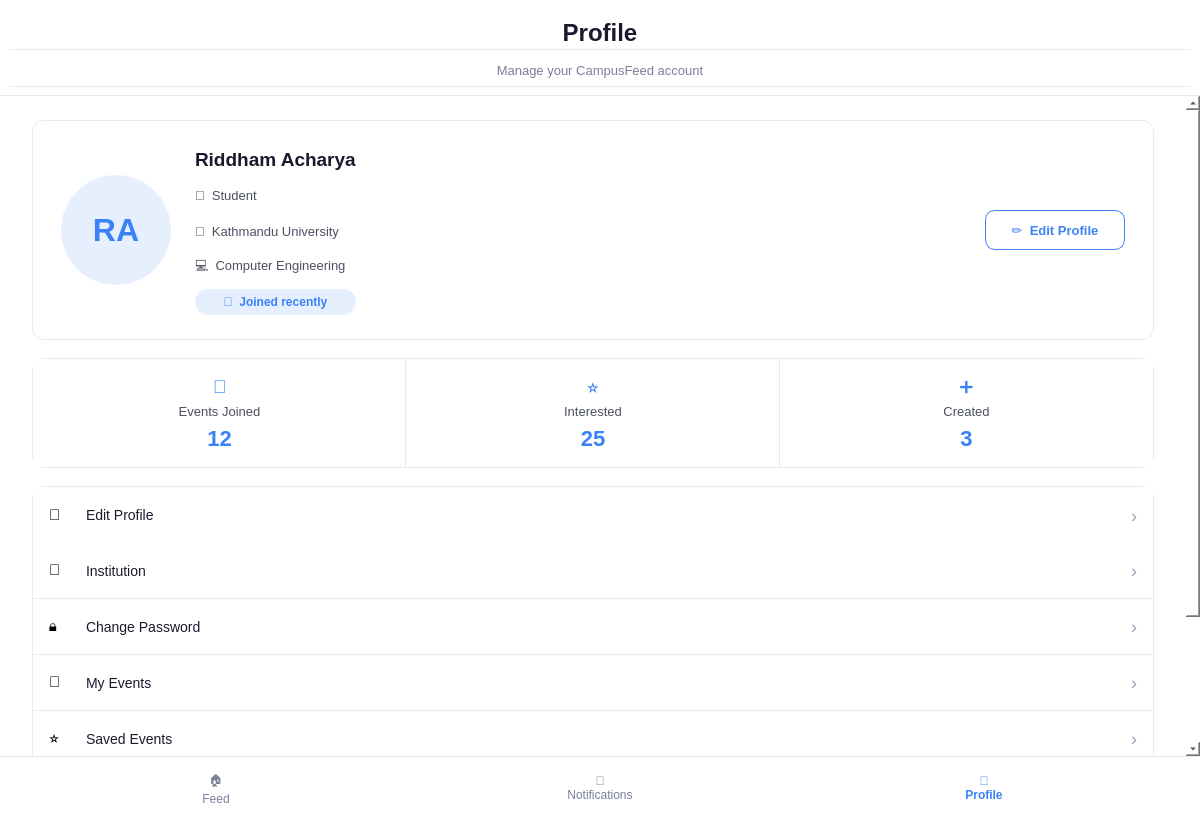
<?xml version="1.0" encoding="UTF-8"?>
<ui version="4.0">
 <class>ProfilePage</class>
 <widget class="QWidget" name="ProfilePage">
  <property name="geometry">
   <rect><x>0</x><y>0</y><width>1200</width><height>820</height></rect>
  </property>
  <property name="minimumSize">
   <size><width>900</width><height>650</height></size>
  </property>
  <property name="windowTitle">
   <string>CampusFeed - Profile</string>
  </property>
  <property name="styleSheet">
   <string notr="true">background-color: #FFFFFF;</string>
  </property>

  <layout class="QVBoxLayout" name="rootLayout">
   <property name="spacing"><number>0</number></property>
   <property name="leftMargin"><number>0</number></property>
   <property name="topMargin"><number>0</number></property>
   <property name="rightMargin"><number>0</number></property>
   <property name="bottomMargin"><number>0</number></property>

   <!-- ===================== HEADER ===================== -->
   <item>
    <widget class="QFrame" name="headerFrame">
     <property name="minimumSize"><size><width>0</width><height>96</height></size></property>
     <property name="maximumSize"><size><width>16777215</width><height>96</height></size></property>
     <property name="styleSheet">
      <string notr="true">border-bottom: 1px solid #E7E9F3;</string>
     </property>
     <layout class="QVBoxLayout" name="headerLayout">
      <property name="spacing"><number>4</number></property>
      <property name="topMargin"><number>16</number></property>
      <item>
       <widget class="QLabel" name="titleLabel">
        <property name="text"><string>Profile</string></property>
        <property name="alignment"><set>Qt::AlignCenter</set></property>
        <property name="styleSheet">
         <string notr="true">font-size: 24px; font-weight: 700; color: #1A1A2E;</string>
        </property>
       </widget>
      </item>
      <item>
       <widget class="QLabel" name="subtitleLabel">
        <property name="text"><string>Manage your CampusFeed account</string></property>
        <property name="alignment"><set>Qt::AlignCenter</set></property>
        <property name="styleSheet">
         <string notr="true">font-size: 13px; color: #7A7F9A;</string>
        </property>
       </widget>
      </item>
     </layout>
    </widget>
   </item>

   <!-- ===================== SCROLLABLE BODY ===================== -->
   <item>
    <widget class="QScrollArea" name="scrollArea">
     <property name="frameShape"><enum>QFrame::NoFrame</enum></property>
     <property name="widgetResizable"><bool>true</bool></property>
     <property name="styleSheet">
      <string notr="true">QScrollArea { border: none; background: transparent; }</string>
     </property>
     <widget class="QWidget" name="scrollAreaWidgetContents">
      <property name="geometry"><rect><x>0</x><y>0</y><width>1160</width><height>760</height></rect></property>
      <property name="styleSheet"><string notr="true">background-color: #FFFFFF;</string></property>

      <layout class="QVBoxLayout" name="bodyLayout">
       <property name="spacing"><number>18</number></property>
       <property name="leftMargin"><number>32</number></property>
       <property name="topMargin"><number>24</number></property>
       <property name="rightMargin"><number>32</number></property>
       <property name="bottomMargin"><number>24</number></property>

       <!-- ============ PROFILE CARD ============ -->
       <item>
        <widget class="QFrame" name="profileCard">
         <property name="minimumSize"><size><width>0</width><height>220</height></size></property>
         <property name="styleSheet">
          <string notr="true">QFrame#profileCard { background-color: #FFFFFF; border: 1px solid #E7E9F3; border-radius: 12px; }</string>
         </property>
         <layout class="QHBoxLayout" name="profileCardLayout">
          <property name="spacing"><number>24</number></property>
          <property name="leftMargin"><number>28</number></property>
          <property name="topMargin"><number>24</number></property>
          <property name="rightMargin"><number>28</number></property>
          <property name="bottomMargin"><number>24</number></property>

          <!-- avatar -->
          <item>
           <widget class="QLabel" name="avatarLabel">
            <property name="minimumSize"><size><width>110</width><height>110</height></size></property>
            <property name="maximumSize"><size><width>110</width><height>110</height></size></property>
            <property name="text"><string>RA</string></property>
            <property name="alignment"><set>Qt::AlignCenter</set></property>
            <property name="styleSheet">
             <string notr="true">background-color: #E6EFFE; color: #3B82F6; border-radius: 55px; font-size: 32px; font-weight: 700;</string>
            </property>
           </widget>
          </item>

          <!-- name / meta / badge -->
          <item>
           <layout class="QVBoxLayout" name="profileInfoLayout">
            <property name="spacing"><number>8</number></property>

            <item>
             <widget class="QLabel" name="nameLabel">
              <property name="text"><string>Riddham Acharya</string></property>
              <property name="styleSheet"><string notr="true">font-size: 19px; font-weight: 700; color: #1A1A2E;</string></property>
             </widget>
            </item>

            <item>
             <widget class="QLabel" name="roleLabel">
              <property name="text"><string>👤  Student</string></property>
              <property name="styleSheet"><string notr="true">font-size: 13px; color: #4B5060;</string></property>
             </widget>
            </item>

            <item>
             <widget class="QLabel" name="universityLabel">
              <property name="text"><string>🏫  Kathmandu University</string></property>
              <property name="styleSheet"><string notr="true">font-size: 13px; color: #4B5060;</string></property>
             </widget>
            </item>

            <item>
             <widget class="QLabel" name="departmentLabel">
              <property name="text"><string>💻  Computer Engineering</string></property>
              <property name="styleSheet"><string notr="true">font-size: 13px; color: #4B5060;</string></property>
             </widget>
            </item>

            <item>
             <widget class="QLabel" name="verifiedBadge">
              <property name="minimumSize"><size><width>0</width><height>26</height></size></property>
              <property name="maximumSize"><size><width>220</width><height>26</height></size></property>
              <property name="text"><string>📅  Joined recently</string></property>
              <property name="alignment"><set>Qt::AlignCenter</set></property>
              <property name="styleSheet">
               <string notr="true">background-color: #E6EFFE; color: #3B82F6; border-radius: 13px; font-size: 12px; font-weight: 600; padding-left: 4px; padding-right: 4px;</string>
              </property>
             </widget>
            </item>

           </layout>
          </item>

          <!-- spacer -->
          <item>
           <spacer name="profileCardSpacer">
            <property name="orientation"><enum>Qt::Horizontal</enum></property>
            <property name="sizeHint"><size><width>40</width><height>20</height></size></property>
           </spacer>
          </item>

          <!-- edit profile button, top aligned -->
          <item>
           <widget class="QPushButton" name="editProfileButton">
            <property name="minimumSize"><size><width>140</width><height>40</height></size></property>
            <property name="maximumSize"><size><width>160</width><height>40</height></size></property>
            <property name="cursor"><cursorShape>PointingHandCursor</cursorShape></property>
            <property name="text"><string>✏  Edit Profile</string></property>
            <property name="styleSheet">
             <string notr="true">QPushButton { background-color: #FFFFFF; color: #3B82F6; border: 1px solid #3B82F6; border-radius: 10px; font-size: 13px; font-weight: 600; }
QPushButton:hover { background-color: #EAF2FE; }</string>
            </property>
           </widget>
          </item>

         </layout>
        </widget>
       </item>

       <!-- ============ STATS ROW ============ -->
       <item>
        <widget class="QFrame" name="statsFrame">
         <property name="minimumSize"><size><width>0</width><height>110</height></size></property>
         <property name="styleSheet">
          <string notr="true">QFrame#statsFrame { background-color: #FFFFFF; border: 1px solid #E7E9F3; border-radius: 12px; }</string>
         </property>
         <layout class="QHBoxLayout" name="statsFrameLayout">
          <property name="spacing"><number>0</number></property>
          <property name="leftMargin"><number>0</number></property>
          <property name="topMargin"><number>0</number></property>
          <property name="rightMargin"><number>0</number></property>
          <property name="bottomMargin"><number>0</number></property>

          <!-- Events Joined -->
          <item>
           <widget class="QFrame" name="statEventsJoined">
            <property name="styleSheet">
             <string notr="true">QFrame#statEventsJoined { border-right: 1px solid #E7E9F3; }</string>
            </property>
            <layout class="QVBoxLayout" name="statEventsJoinedLayout">
             <property name="spacing"><number>4</number></property>
             <property name="topMargin"><number>16</number></property>
             <property name="bottomMargin"><number>16</number></property>
             <item>
              <widget class="QLabel" name="iconEventsJoined">
               <property name="text"><string>📅</string></property>
               <property name="alignment"><set>Qt::AlignCenter</set></property>
               <property name="styleSheet"><string notr="true">font-size: 18px; color: #3B82F6;</string></property>
              </widget>
             </item>
             <item>
              <widget class="QLabel" name="labelEventsJoined">
               <property name="text"><string>Events Joined</string></property>
               <property name="alignment"><set>Qt::AlignCenter</set></property>
               <property name="styleSheet"><string notr="true">font-size: 13px; color: #4B5060;</string></property>
              </widget>
             </item>
             <item>
              <widget class="QLabel" name="valueEventsJoined">
               <property name="text"><string>12</string></property>
               <property name="alignment"><set>Qt::AlignCenter</set></property>
               <property name="styleSheet"><string notr="true">font-size: 22px; font-weight: 700; color: #3B82F6;</string></property>
              </widget>
             </item>
            </layout>
           </widget>
          </item>

          <!-- Interested -->
          <item>
           <widget class="QFrame" name="statInterested">
            <property name="styleSheet">
             <string notr="true">QFrame#statInterested { border-right: 1px solid #E7E9F3; }</string>
            </property>
            <layout class="QVBoxLayout" name="statInterestedLayout">
             <property name="spacing"><number>4</number></property>
             <property name="topMargin"><number>16</number></property>
             <property name="bottomMargin"><number>16</number></property>
             <item>
              <widget class="QLabel" name="iconInterested">
               <property name="text"><string>⭐</string></property>
               <property name="alignment"><set>Qt::AlignCenter</set></property>
               <property name="styleSheet"><string notr="true">font-size: 18px; color: #3B82F6;</string></property>
              </widget>
             </item>
             <item>
              <widget class="QLabel" name="labelInterested">
               <property name="text"><string>Interested</string></property>
               <property name="alignment"><set>Qt::AlignCenter</set></property>
               <property name="styleSheet"><string notr="true">font-size: 13px; color: #4B5060;</string></property>
              </widget>
             </item>
             <item>
              <widget class="QLabel" name="valueInterested">
               <property name="text"><string>25</string></property>
               <property name="alignment"><set>Qt::AlignCenter</set></property>
               <property name="styleSheet"><string notr="true">font-size: 22px; font-weight: 700; color: #3B82F6;</string></property>
              </widget>
             </item>
            </layout>
           </widget>
          </item>

          <!-- Created -->
          <item>
           <widget class="QFrame" name="statCreated">
            <layout class="QVBoxLayout" name="statCreatedLayout">
             <property name="spacing"><number>4</number></property>
             <property name="topMargin"><number>16</number></property>
             <property name="bottomMargin"><number>16</number></property>
             <item>
              <widget class="QLabel" name="iconCreated">
               <property name="text"><string>➕</string></property>
               <property name="alignment"><set>Qt::AlignCenter</set></property>
               <property name="styleSheet"><string notr="true">font-size: 18px; color: #3B82F6;</string></property>
              </widget>
             </item>
             <item>
              <widget class="QLabel" name="labelCreated">
               <property name="text"><string>Created</string></property>
               <property name="alignment"><set>Qt::AlignCenter</set></property>
               <property name="styleSheet"><string notr="true">font-size: 13px; color: #4B5060;</string></property>
              </widget>
             </item>
             <item>
              <widget class="QLabel" name="valueCreated">
               <property name="text"><string>3</string></property>
               <property name="alignment"><set>Qt::AlignCenter</set></property>
               <property name="styleSheet"><string notr="true">font-size: 22px; font-weight: 700; color: #3B82F6;</string></property>
              </widget>
             </item>
            </layout>
           </widget>
          </item>

         </layout>
        </widget>
       </item>

       <!-- ============ ACCOUNT SECTION (grouped list card) ============ -->
       <item>
        <widget class="QFrame" name="accountSectionFrame">
         <property name="styleSheet">
          <string notr="true">QFrame#accountSectionFrame { background-color: #FFFFFF; border: 1px solid #E7E9F3; border-radius: 12px; }</string>
         </property>
         <layout class="QVBoxLayout" name="accountListLayout">
          <property name="spacing"><number>0</number></property>
          <property name="leftMargin"><number>0</number></property>
          <property name="topMargin"><number>0</number></property>
          <property name="rightMargin"><number>0</number></property>
          <property name="bottomMargin"><number>0</number></property>

          <!-- Edit Profile row -->
          <item>
           <widget class="QFrame" name="rowEditProfile">
            <property name="minimumSize"><size><width>0</width><height>56</height></size></property>
            <property name="cursor"><cursorShape>PointingHandCursor</cursorShape></property>
            <property name="styleSheet">
             <string notr="true">QFrame#rowEditProfile { background-color: #FFFFFF; border: none; border-bottom: 1px solid #E7E9F3; }
QFrame#rowEditProfile:hover { background-color: #F7F9FC; }</string>
            </property>
            <layout class="QHBoxLayout" name="rowEditProfileLayout">
             <property name="leftMargin"><number>16</number></property>
             <property name="rightMargin"><number>16</number></property>
             <item>
              <widget class="QLabel" name="iconRowEditProfile">
               <property name="minimumSize"><size><width>22</width><height>22</height></size></property>
               <property name="maximumSize"><size><width>22</width><height>22</height></size></property>
               <property name="text"><string>👤</string></property>
               <property name="styleSheet"><string notr="true">font-size: 15px; border: none;</string></property>
              </widget>
             </item>
             <item>
              <widget class="QLabel" name="textRowEditProfile">
               <property name="text"><string>Edit Profile</string></property>
               <property name="styleSheet"><string notr="true">font-size: 14px; color: #1A1A2E; border: none; padding-left: 6px;</string></property>
              </widget>
             </item>
             <item>
              <spacer name="spacerRowEditProfile">
               <property name="orientation"><enum>Qt::Horizontal</enum></property>
               <property name="sizeHint"><size><width>40</width><height>20</height></size></property>
              </spacer>
             </item>
             <item>
              <widget class="QLabel" name="arrowRowEditProfile">
               <property name="text"><string>›</string></property>
               <property name="styleSheet"><string notr="true">font-size: 18px; color: #9AA0B4; border: none;</string></property>
              </widget>
             </item>
            </layout>
           </widget>
          </item>

          <!-- Institution row -->
          <item>
           <widget class="QFrame" name="rowInstitution">
            <property name="minimumSize"><size><width>0</width><height>56</height></size></property>
            <property name="cursor"><cursorShape>PointingHandCursor</cursorShape></property>
            <property name="styleSheet">
             <string notr="true">QFrame#rowInstitution { background-color: #FFFFFF; border: none; border-bottom: 1px solid #E7E9F3; }
QFrame#rowInstitution:hover { background-color: #F7F9FC; }</string>
            </property>
            <layout class="QHBoxLayout" name="rowInstitutionLayout">
             <property name="leftMargin"><number>16</number></property>
             <property name="rightMargin"><number>16</number></property>
             <item>
              <widget class="QLabel" name="iconRowInstitution">
               <property name="minimumSize"><size><width>22</width><height>22</height></size></property>
               <property name="maximumSize"><size><width>22</width><height>22</height></size></property>
               <property name="text"><string>🏫</string></property>
               <property name="styleSheet"><string notr="true">font-size: 15px; border: none;</string></property>
              </widget>
             </item>
             <item>
              <widget class="QLabel" name="textRowInstitution">
               <property name="text"><string>Institution</string></property>
               <property name="styleSheet"><string notr="true">font-size: 14px; color: #1A1A2E; border: none; padding-left: 6px;</string></property>
              </widget>
             </item>
             <item>
              <spacer name="spacerRowInstitution">
               <property name="orientation"><enum>Qt::Horizontal</enum></property>
               <property name="sizeHint"><size><width>40</width><height>20</height></size></property>
              </spacer>
             </item>
             <item>
              <widget class="QLabel" name="arrowRowInstitution">
               <property name="text"><string>›</string></property>
               <property name="styleSheet"><string notr="true">font-size: 18px; color: #9AA0B4; border: none;</string></property>
              </widget>
             </item>
            </layout>
           </widget>
          </item>

          <!-- Change Password row -->
          <item>
           <widget class="QFrame" name="rowChangePassword">
            <property name="minimumSize"><size><width>0</width><height>56</height></size></property>
            <property name="cursor"><cursorShape>PointingHandCursor</cursorShape></property>
            <property name="styleSheet">
             <string notr="true">QFrame#rowChangePassword { background-color: #FFFFFF; border: none; border-bottom: 1px solid #E7E9F3; }
QFrame#rowChangePassword:hover { background-color: #F7F9FC; }</string>
            </property>
            <layout class="QHBoxLayout" name="rowChangePasswordLayout">
             <property name="leftMargin"><number>16</number></property>
             <property name="rightMargin"><number>16</number></property>
             <item>
              <widget class="QLabel" name="iconRowChangePassword">
               <property name="minimumSize"><size><width>22</width><height>22</height></size></property>
               <property name="maximumSize"><size><width>22</width><height>22</height></size></property>
               <property name="text"><string>🔒</string></property>
               <property name="styleSheet"><string notr="true">font-size: 15px; border: none;</string></property>
              </widget>
             </item>
             <item>
              <widget class="QLabel" name="textRowChangePassword">
               <property name="text"><string>Change Password</string></property>
               <property name="styleSheet"><string notr="true">font-size: 14px; color: #1A1A2E; border: none; padding-left: 6px;</string></property>
              </widget>
             </item>
             <item>
              <spacer name="spacerRowChangePassword">
               <property name="orientation"><enum>Qt::Horizontal</enum></property>
               <property name="sizeHint"><size><width>40</width><height>20</height></size></property>
              </spacer>
             </item>
             <item>
              <widget class="QLabel" name="arrowRowChangePassword">
               <property name="text"><string>›</string></property>
               <property name="styleSheet"><string notr="true">font-size: 18px; color: #9AA0B4; border: none;</string></property>
              </widget>
             </item>
            </layout>
           </widget>
          </item>

          <!-- My Events row -->
          <item>
           <widget class="QFrame" name="rowMyEvents">
            <property name="minimumSize"><size><width>0</width><height>56</height></size></property>
            <property name="cursor"><cursorShape>PointingHandCursor</cursorShape></property>
            <property name="styleSheet">
             <string notr="true">QFrame#rowMyEvents { background-color: #FFFFFF; border: none; border-bottom: 1px solid #E7E9F3; }
QFrame#rowMyEvents:hover { background-color: #F7F9FC; }</string>
            </property>
            <layout class="QHBoxLayout" name="rowMyEventsLayout">
             <property name="leftMargin"><number>16</number></property>
             <property name="rightMargin"><number>16</number></property>
             <item>
              <widget class="QLabel" name="iconRowMyEvents">
               <property name="minimumSize"><size><width>22</width><height>22</height></size></property>
               <property name="maximumSize"><size><width>22</width><height>22</height></size></property>
               <property name="text"><string>📅</string></property>
               <property name="styleSheet"><string notr="true">font-size: 15px; border: none;</string></property>
              </widget>
             </item>
             <item>
              <widget class="QLabel" name="textRowMyEvents">
               <property name="text"><string>My Events</string></property>
               <property name="styleSheet"><string notr="true">font-size: 14px; color: #1A1A2E; border: none; padding-left: 6px;</string></property>
              </widget>
             </item>
             <item>
              <spacer name="spacerRowMyEvents">
               <property name="orientation"><enum>Qt::Horizontal</enum></property>
               <property name="sizeHint"><size><width>40</width><height>20</height></size></property>
              </spacer>
             </item>
             <item>
              <widget class="QLabel" name="arrowRowMyEvents">
               <property name="text"><string>›</string></property>
               <property name="styleSheet"><string notr="true">font-size: 18px; color: #9AA0B4; border: none;</string></property>
              </widget>
             </item>
            </layout>
           </widget>
          </item>

          <!-- Saved Events row -->
          <item>
           <widget class="QFrame" name="rowSavedEvents">
            <property name="minimumSize"><size><width>0</width><height>56</height></size></property>
            <property name="cursor"><cursorShape>PointingHandCursor</cursorShape></property>
            <property name="styleSheet">
             <string notr="true">QFrame#rowSavedEvents { background-color: #FFFFFF; border: none; border-bottom: 1px solid #E7E9F3; }
QFrame#rowSavedEvents:hover { background-color: #F7F9FC; }</string>
            </property>
            <layout class="QHBoxLayout" name="rowSavedEventsLayout">
             <property name="leftMargin"><number>16</number></property>
             <property name="rightMargin"><number>16</number></property>
             <item>
              <widget class="QLabel" name="iconRowSavedEvents">
               <property name="minimumSize"><size><width>22</width><height>22</height></size></property>
               <property name="maximumSize"><size><width>22</width><height>22</height></size></property>
               <property name="text"><string>⭐</string></property>
               <property name="styleSheet"><string notr="true">font-size: 15px; border: none;</string></property>
              </widget>
             </item>
             <item>
              <widget class="QLabel" name="textRowSavedEvents">
               <property name="text"><string>Saved Events</string></property>
               <property name="styleSheet"><string notr="true">font-size: 14px; color: #1A1A2E; border: none; padding-left: 6px;</string></property>
              </widget>
             </item>
             <item>
              <spacer name="spacerRowSavedEvents">
               <property name="orientation"><enum>Qt::Horizontal</enum></property>
               <property name="sizeHint"><size><width>40</width><height>20</height></size></property>
              </spacer>
             </item>
             <item>
              <widget class="QLabel" name="arrowRowSavedEvents">
               <property name="text"><string>›</string></property>
               <property name="styleSheet"><string notr="true">font-size: 18px; color: #9AA0B4; border: none;</string></property>
              </widget>
             </item>
            </layout>
           </widget>
          </item>

          <!-- Settings row (last -> no bottom border) -->
          <item>
           <widget class="QFrame" name="rowSettings">
            <property name="minimumSize"><size><width>0</width><height>56</height></size></property>
            <property name="cursor"><cursorShape>PointingHandCursor</cursorShape></property>
            <property name="styleSheet">
             <string notr="true">QFrame#rowSettings { background-color: #FFFFFF; border: none; }
QFrame#rowSettings:hover { background-color: #F7F9FC; }</string>
            </property>
            <layout class="QHBoxLayout" name="rowSettingsLayout">
             <property name="leftMargin"><number>16</number></property>
             <property name="rightMargin"><number>16</number></property>
             <item>
              <widget class="QLabel" name="iconRowSettings">
               <property name="minimumSize"><size><width>22</width><height>22</height></size></property>
               <property name="maximumSize"><size><width>22</width><height>22</height></size></property>
               <property name="text"><string>⚙</string></property>
               <property name="styleSheet"><string notr="true">font-size: 15px; border: none;</string></property>
              </widget>
             </item>
             <item>
              <widget class="QLabel" name="textRowSettings">
               <property name="text"><string>Settings</string></property>
               <property name="styleSheet"><string notr="true">font-size: 14px; color: #1A1A2E; border: none; padding-left: 6px;</string></property>
              </widget>
             </item>
             <item>
              <spacer name="spacerRowSettings">
               <property name="orientation"><enum>Qt::Horizontal</enum></property>
               <property name="sizeHint"><size><width>40</width><height>20</height></size></property>
              </spacer>
             </item>
             <item>
              <widget class="QLabel" name="arrowRowSettings">
               <property name="text"><string>›</string></property>
               <property name="styleSheet"><string notr="true">font-size: 18px; color: #9AA0B4; border: none;</string></property>
              </widget>
             </item>
            </layout>
           </widget>
          </item>

         </layout>
        </widget>
       </item>

       <!-- ============ LOG OUT BUTTON ============ -->
       <item>
        <widget class="QPushButton" name="logoutButton">
         <property name="minimumSize"><size><width>0</width><height>52</height></size></property>
         <property name="cursor"><cursorShape>PointingHandCursor</cursorShape></property>
         <property name="text"><string>⏎  Log Out</string></property>
         <property name="styleSheet">
          <string notr="true">QPushButton { background-color: #FFFFFF; color: #EF4444; border: 1px solid #EF4444; border-radius: 12px; font-size: 14px; font-weight: 600; }
QPushButton:hover { background-color: #FEF2F2; }</string>
         </property>
        </widget>
       </item>

      </layout>
     </widget>
    </widget>
   </item>

   <!-- ===================== BOTTOM NAVIGATION ===================== -->
   <item>
    <widget class="QFrame" name="bottomNavFrame">
     <property name="minimumSize"><size><width>0</width><height>64</height></size></property>
     <property name="maximumSize"><size><width>16777215</width><height>64</height></size></property>
     <property name="styleSheet">
      <string notr="true">background-color: #FFFFFF; border-top: 1px solid #E7E9F3;</string>
     </property>
     <layout class="QHBoxLayout" name="bottomNavLayout">
      <property name="spacing"><number>0</number></property>
      <property name="leftMargin"><number>24</number></property>
      <property name="topMargin"><number>0</number></property>
      <property name="rightMargin"><number>24</number></property>
      <property name="bottomMargin"><number>0</number></property>

      <item>
       <widget class="QPushButton" name="navFeedButton">
        <property name="minimumSize"><size><width>0</width><height>56</height></size></property>
        <property name="cursor"><cursorShape>PointingHandCursor</cursorShape></property>
        <property name="text"><string>🏠
Feed</string></property>
        <property name="flat"><bool>true</bool></property>
        <property name="checkable"><bool>true</bool></property>
        <property name="styleSheet">
         <string notr="true">QPushButton { background: transparent; border: none; font-size: 12px; color: #7A7F9A; }</string>
        </property>
       </widget>
      </item>

      <item>
       <widget class="QPushButton" name="navNotificationsButton">
        <property name="minimumSize"><size><width>0</width><height>56</height></size></property>
        <property name="cursor"><cursorShape>PointingHandCursor</cursorShape></property>
        <property name="text"><string>🔔
Notifications</string></property>
        <property name="flat"><bool>true</bool></property>
        <property name="checkable"><bool>true</bool></property>
        <property name="styleSheet">
         <string notr="true">QPushButton { background: transparent; border: none; font-size: 12px; color: #7A7F9A; }</string>
        </property>
       </widget>
      </item>

      <item>
       <widget class="QPushButton" name="navProfileButton">
        <property name="minimumSize"><size><width>0</width><height>56</height></size></property>
        <property name="cursor"><cursorShape>PointingHandCursor</cursorShape></property>
        <property name="text"><string>👤
Profile</string></property>
        <property name="flat"><bool>true</bool></property>
        <property name="checkable"><bool>true</bool></property>
        <property name="checked"><bool>true</bool></property>
        <property name="styleSheet">
         <string notr="true">QPushButton { background: transparent; border: none; font-size: 12px; font-weight: 600; color: #3B82F6; }</string>
        </property>
       </widget>
      </item>

     </layout>
    </widget>
   </item>

  </layout>
 </widget>
 <resources/>
 <connections/>
</ui>
